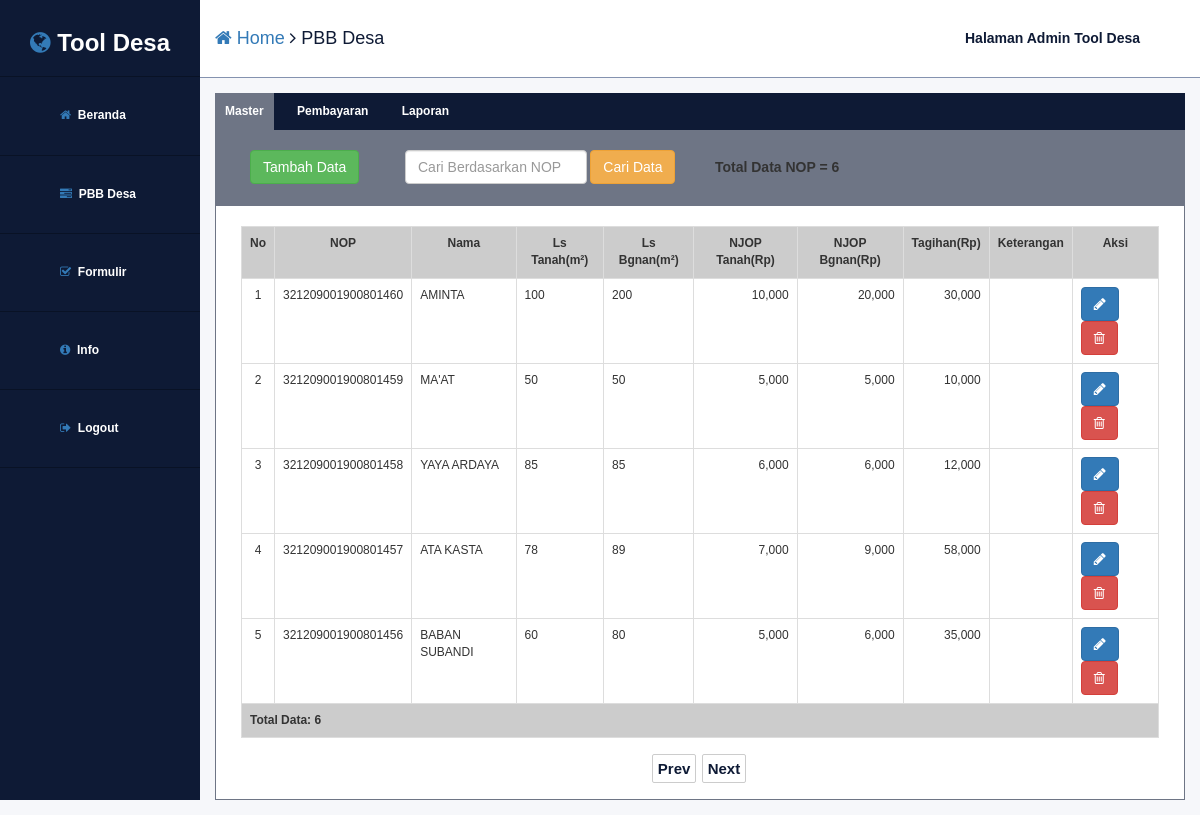
Screenshot of /?page1=pbbdesa (signed in) with the database file from the repository.
### tables this page shows
CREATE TABLE `pbbdesa` (
  `nop` varchar(18) NOT NULL,
  `nama` varchar(50) NOT NULL,
  `luas_tanah` int(11) NOT NULL,
  `luas_bangunan` int(11) NOT NULL,
  `njop_tanah` int(11) NOT NULL,
  `njop_bangunan` int(11) NOT NULL,
  `tagihan` int(11) NOT NULL,
  `keterangan` text NOT NULL,
  `tanggal_input` timestamp NOT NULL DEFAULT CURRENT_TIMESTAMP ON UPDATE CURRENT_TIMESTAMP
);

### pages/pbbdesa/master/pbbdesa-master.php (called while the page is built)
<?php
display_header("PBB Desa");
display_sidebar();
display_content("PBB Desa");
pbbdesa_header();
pbbdesa_subheader();
table_pbbdesa();
display_footer();
?>

### library/pbbdesa/table.php (the view, shortened to what this page needs)
<?php
function table_pbbdesa()
{
	?>
	<div id="pbbdesa-content" class="col-md-12">
		<div class="table-responsive">
			<?php $sort = "ASC"; ?>
		  <table class="table table-bordered table-aing table-responsive col-md-12 col-sm-12 col-xs-12">
			<tr>
				<th class="text-center">No</th>
				<th class="text-center"><a class="link-th" href="<?php echo "?page1=pbbdesa-sorting&kolom=nop&sort=".$sort; ?>">NOP</a></th>
				<th class="text-center"><a class="link-th" href="<?php echo "?page1=pbbdesa-sorting&kolom=nama&sort=".$sort; ?>">Nama</a></th>
				<th class="text-center"><a class="link-th" href="<?php echo "?page1=pbbdesa-sorting&kolom=luas_tanah&sort=".$sort; ?>">Ls Tanah(m&sup2;)</a></th>
				<th class="text-center"><a class="link-th" href="<?php echo "?page1=pbbdesa-sorting&kolom=luas_bangunan&sort=".$sort; ?>">Ls Bgnan(m&sup2;)</a></th>
				<th class="text-center"><a class="link-th" href="<?php echo "?page1=pbbdesa-sorting&kolom=njop_tanah&sort=".$sort; ?>">NJOP Tanah(Rp)</a></th>
				<th class="text-center"><a class="link-th" href="<?php echo "?page1=pbbdesa-sorting&kolom=njop_bangunan&sort=".$sort; ?>">NJOP Bgnan(Rp)</a></th>
				<th class="text-center"><a class="link-th" href="<?php echo "?page1=pbbdesa-sorting&kolom=tagihan&sort=".$sort; ?>">Tagihan(Rp)</a></th>
				<th class="text-center">Keterangan</th>
				<th class="text-center">Aksi</th>
			</tr>
			<?php
			$koneksi = db_connect();
			$limit = 5;
			$hal = @$_GET['hal'];
			if(empty($hal)){
				$posisi = 0;
				$hal = 1;
			} else {
				$posisi = ($hal-1)*$limit;
			}
			$sql = "Select * from pbbdesa order by tanggal_input desc LIMIT ".$posisi.", ".$limit;
			$result = $koneksi->query($sql);
			if($result->num_rows > 0){
				$no = $posisi + 1;
				while($row = $result->fetch_array()){
					?>
					<tr>
						<td class="text-center"><?php echo $no; ?></td>
						<td><?php echo $row['nop'];?></td>
						<td><?php echo strtoupper($row['nama']);?></td>
						<td><?php echo $row['luas_tanah'];?></td>
						<td><?php echo $row['luas_bangunan'];?></td>
						<td class="text-right"><?php echo number_format($row['njop_tanah']);?></td>
						<td class="text-right"><?php echo number_format($row['njop_bangunan']);?></td>
						<td class="text-right"><?php echo number_format($row['tagihan']);?></td>
						<td><?php echo $row['keterangan'];?></td>
						<td>
							<a class="btn btn-primary" href="<?php echo "?page1=pbbdesa-edit&page2=form&nop=".$row['nop'];?>"><i class="fa fa-pencil" aria-hidden="true"></i></a>
							<a class="btn btn-danger" href="<?php echo "?page1=pbbdesa-delete&nop=".$row['nop'];?>" onclick="return confirm('<?php echo "yakin hapus data dengan nop = ".$row['nop']; ?>');"><i class="fa fa-trash-o" aria-hidden="true"></i></a>
						</td>
					</tr>
					<?php
					$no++;
				}
			} else {
				?>
				<tr><td colspan="10">No Record</td></tr>
				<?php
			}
			$sql = "select * from pbbdesa";
			$result = $koneksi->query($sql);
			if($result){
				$totaldata = $result->num_rows;
			}else {
				$totaldata = 0;
			}
			?>
			<tr>
				<th colspan="10">Total Data:  <?php echo $totaldata; ?></th>
			</tr>
		</table>
		</div>
		<div id="navigasi-page" class="col-md-12 col-xs-12 col-sm-12 text-center">
			<?php
			$jumlahpage = ceil($totaldata/$limit);
			$file = $_SERVER['PHP_SELF'];
			if($hal > 1){
				$prev = $hal - 1;
				?>
				<a class="nav-a" href="<?php echo $file."?page1=pbbdesa&hal=".$prev; ?>">Prev</a>
				<?php
			}else{
				?>
				<span class="nav-a">Prev</span>
				<?php
			}
			if($hal < $jumlahpage){
				$next = $hal + 1;
				?>
				<a class="nav-a" href="<?php echo $file."?page1=pbbdesa&hal=".$next; ?>">Next</a>
				<?php
			}else{
				?>
				<span class="nav-a">Next</span>
				<?php
			}
			?>
		</div>
	</div>
	<?php
}
	?>

### index.php (shortened to what this page needs)
<?php
if(!isset($_SESSION['loggedin'])){
	$username = @$_POST['username'];
	$password = @$_POST['password'];
	if(($username == "kasipem")&&($password == "rajagaluhlor")){
		$_SESSION['loggedin'] = 1;
		include "loader.php";
	} else {
		header("Location:login.php");
	}
}else{
	include "loader.php";
}
?>

### loader.php (shortened to what this page needs)
<?php
if(!isset($_GET['page1'])){
	display_header("Dashboard");
	display_sidebar();
	display_content("Dashboard");
	beranda();
	display_footer();
} else {
	switch($_GET['page1']){
		case "pbbdesa" : include "pages/pbbdesa/master/pbbdesa-master.php"; break;
	}
}
?>

### library/html.php (shortened to what this page needs)
<?php
function display_header($title)
{
	?>
	<!DOCTYPE html>
	<html lang="en">
	  <head>
	    <link href="style.css" rel="stylesheet">
		<link href="assets/datepicker/jquery-ui.css" rel="stylesheet">
	  </head>
	  <body>
	    <div id="container" class="container-fluid">
	<?php
}
function display_sidebar()
{
	?>
      <div id="sidebar" class="col-md-2 col-xs-12 col-sm-12">
        <div id="sidebar-header" class="col-md-12 col-xs-12 col-sm-12">
          <h3 class="text-center"><a href="index.php"><i class="fa fa-globe muda" aria-hidden="true"></i>&nbsp;<strong>Tool Desa</strong></a></h3>
        </div>
        <div id="sidebar-menu" class="col-md-12 col-xs-12 col-sm-12">
          <a href="index.php" class="col-md-12 col-xs-12 col-sm-12 each-menu"><i class="fa fa-home muda" aria-hidden="true"></i>&nbsp;&nbsp;Beranda</a>
          <a href="?page1=pbbdesa" class="col-md-12 col-xs-12 col-sm-12 each-menu"><i class="fa fa-tasks muda" aria-hidden="true"></i>&nbsp;&nbsp;PBB Desa</a>
          <a href="?page1=formulir" class="col-md-12 col-xs-12 col-sm-12 each-menu"><i class="fa fa-check-square-o muda" aria-hidden="true"></i>&nbsp;&nbsp;Formulir</a>
          <a href="?page1=info" class="col-md-12 col-xs-12 col-sm-12 each-menu"><i class="fa fa-info-circle muda"></i>&nbsp;&nbsp;Info</a>
          <a href="logout.php" class="col-md-12 col-xs-12 col-sm-12 each-menu"><i class="fa fa-sign-out muda" aria-hidden="true"></i>&nbsp;&nbsp;Logout</a>
        </div>
      </div>
	<?php
}
function display_content($title, $titlelink="", $subtitle="")
{
	?>
      <div id="content" class="col-md-10 col-xs-12 col-sm-12">
        <div id="content-header" class="col-md-12 col-xs-12 col-sm-12">
        	<?php
        	if (($titlelink)&&($subtitle)) {
        		?>
        		<h4 class="col-md-9 col-xs-12 col-sm-12"><a href="dashboard.php"><i class="fa fa-home" aria-hidden="true"></i>&nbsp;Home</a> <i class="fa fa-angle-right" aria-hidden="true"></i> <a href="<?php echo $titlelink; ?>"><?php echo $title; ?></a> <i class="fa fa-angle-right" aria-hidden="true"></i> <?php echo $subtitle; ?></h4>
        		<?php
        	} else {
        		?>
        		<h4 class="col-md-9 col-xs-12 col-sm-12"><a href="dashboard.php"><i class="fa fa-home" aria-hidden="true"></i>&nbsp;Home</a> <i class="fa fa-angle-right" aria-hidden="true"></i> <?php echo $title; ?></h4>
        		<?php
        	}
        	?>
          <p class="col-md-3 col-xs-12 col-sm-12">Halaman Admin Tool Desa</p>
        </div>
        <div id="content-content" class="col-md-12 col-xs-12 col-sm-12">
	<?php
}
function display_footer()
{
	?>
		</div>
	      </div>
	    </div>
	  </body>
	</html>
	<?php
}
	?>

### library/pbbdesa/other_component.php (shortened to what this page needs)
	<?php
function pbbdesa_header(){
	?>
	<div id="pbbdesa-header" class="col-md-12">
		<a href="?page1=pbbdesa" class="link-saya" style="background-color:#6e7585;">Master</a>
		<a href="?page1=pembayaran-pbbdesa" class="link-saya">Pembayaran</a>
		<a href="?page1=laporan-pbbdesa" class="link-saya">Laporan</a>
	</div>
	<?php
}
	?>
	<?php
function pbbdesa_subheader(){
	?>
	<div id="pbbdesa-subheader" class="col-md-12">
		<div class="col-md-2">
			<a href="?page1=pbbdesa-input&page2=form" class="btn btn-success">Tambah Data</a>
		</div>
		<form action="index.php" method="GET" class="form-inline col-md-4">
			<input type="text" class="form-control" placeholder="Cari Berdasarkan NOP" name="search" required>
			<button class="btn btn-warning">Cari Data</button>
		</form>
		<div class="col-md-3">
			<?php
			$koneksi = db_connect();
			$totaldata = $koneksi->query("select * from pbbdesa")->num_rows ;
			?>
			<h5 class="tebel">Total Data NOP = <?php echo $totaldata; ?></h5>
		</div>
	</div>
	<?php
}
	?>

### style.css (style rules this page uses)
body { font-family: 'Helvetica' !important; }
.link-th { color: #333; }
.muda { color: #337ab7; }
#container { padding: 0px; background-color: #f6f7fa; }
#sidebar { background-color: #0e1a35; color: #fff; padding: 0px; min-height:800px; }
#sidebar a { color: #fff; text-decoration: none; }
#sidebar-header { padding: 10px; border-bottom: 1px solid #091225; }
#sidebar-menu { padding: 0px; }
.each-menu { padding-top: 30px; padding-left: 60px; padding-bottom:30px; font-weight:bold; font-size: 12px; border-bottom: 1px solid #091225 }
#content { padding: 0px; }
#content-header { background-color: #fff; padding: 0px; border-bottom: 1px solid #8492af; font-weight:bold; }
#content-header h4 { padding-top: 28.5px; padding-bottom: 28.5px; margin: 0px; color: #0e1a35 }
#content-header a { color: #337ab7; text-decoration: none; }
#content-header p { padding-top: 28px; padding-bottom: 28px; padding-right: 20px; padding-left: 15px; margin: 0px; color: #0e1a35; }
#content-content { padding: 15px; font-size: 12px; }
.table-aing { background-color:#fff; }
.table-aing th { background-color:#ccc; color: #333; }
#navigasi-page { overflow:flex; }
.nav-a { font-weight:bold; font-size:15px; color:#0e1a35; padding:5px; background-color: #fff; border:1px solid #ccc; border-radius:2px; margin-right:2px; }
#pbbdesa-header { background-color: #0e1a35; padding: 0px; border: none; }
#pbbdesa-subheader { padding: 20px; background: #6e7585; }
.tebel { font-weight: bold; }
#pbbdesa-content { padding: 20px 25px 20px 25px; background-color: #fff; border: 1px solid #6e7585 ; }
.link-saya { display: inline-block; color: #fff; padding: 10px; margin-right: 10px; text-decoration: none; font-weight: bold; }

### rows the page displays
pbbdesa: nop "321209001900801460", nama "AMINTA", luas_tanah "100", luas_bangunan "200", njop_tanah "10,000", njop_bangunan "20,000", tagihan "30,000"
pbbdesa: nop "321209001900801459", nama "MA'AT", luas_tanah "50", luas_bangunan "50", njop_tanah "5,000", njop_bangunan "5,000", tagihan "10,000"
pbbdesa: nop "321209001900801458", nama "YAYA ARDAYA", luas_tanah "85", luas_bangunan "85", njop_tanah "6,000", njop_bangunan "6,000", tagihan "12,000"
pbbdesa: nop "321209001900801457", nama "ATA KASTA", luas_tanah "78", luas_bangunan "89", njop_tanah "7,000", njop_bangunan "9,000", tagihan "58,000"
pbbdesa: nop "321209001900801456", nama "BABAN SUBANDI", luas_tanah "60", luas_bangunan "80", njop_tanah "5,000", njop_bangunan "6,000", tagihan "35,000"

### other values shown
$title "PBB Desa"
$totaldata "6"
